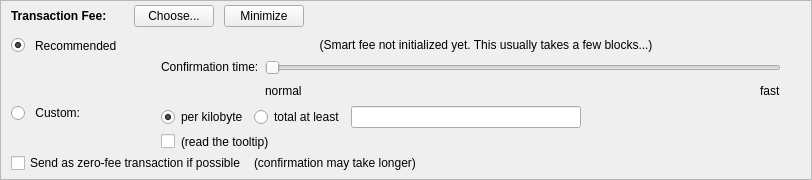
    <widget class="QFrame" name="frameFee">
     <property name="sizePolicy">
      <sizepolicy hsizetype="Expanding" vsizetype="Expanding">
       <horstretch>0</horstretch>
       <verstretch>0</verstretch>
      </sizepolicy>
     </property>
     <property name="maximumSize">
      <size>
       <width>16777215</width>
       <height>16777215</height>
      </size>
     </property>
     <property name="frameShape">
      <enum>QFrame::StyledPanel</enum>
     </property>
     <property name="frameShadow">
      <enum>QFrame::Sunken</enum>
     </property>
     <layout class="QVBoxLayout" name="verticalLayoutFee1">
      <property name="spacing">
       <number>0</number>
      </property>
      <property name="leftMargin">
       <number>0</number>
      </property>
      <property name="topMargin">
       <number>0</number>
      </property>
      <property name="rightMargin">
       <number>0</number>
      </property>
      <property name="bottomMargin">
       <number>0</number>
      </property>
      <item>
       <layout class="QVBoxLayout" name="verticalLayoutFee2" stretch="0,0,0">
        <property name="spacing">
         <number>0</number>
        </property>
        <property name="leftMargin">
         <number>10</number>
        </property>
        <property name="topMargin">
         <number>0</number>
        </property>
        <item>
         <layout class="QHBoxLayout" name="horizontalLayoutFee1">
          <property name="bottomMargin">
           <number>0</number>
          </property>
          <item>
           <layout class="QVBoxLayout" name="verticalLayoutFee7">
            <property name="spacing">
             <number>0</number>
            </property>
            <item>
             <spacer name="verticalSpacerSmartFee">
              <property name="orientation">
               <enum>Qt::Vertical</enum>
              </property>
              <property name="sizeType">
               <enum>QSizePolicy::Fixed</enum>
              </property>
              <property name="sizeHint" stdset="0">
               <size>
                <width>1</width>
                <height>4</height>
               </size>
              </property>
             </spacer>
            </item>
            <item>
             <layout class="QHBoxLayout" name="horizontalLayoutSmartFee">
              <property name="spacing">
               <number>10</number>
              </property>
              <item>
               <widget class="QLabel" name="labelFeeHeadline">
                <property name="sizePolicy">
                 <sizepolicy hsizetype="Preferred" vsizetype="Maximum">
                  <horstretch>0</horstretch>
                  <verstretch>0</verstretch>
                 </sizepolicy>
                </property>
                <property name="font">
                 <font>
                  <weight>75</weight>
                  <bold>true</bold>
                 </font>
                </property>
                <property name="styleSheet">
                 <string notr="true">font-weight:bold;</string>
                </property>
                <property name="text">
                 <string>Transaction Fee:</string>
                </property>
               </widget>
              </item>
              <item>
               <widget class="QLabel" name="labelFeeMinimized">
                <property name="text">
                 <string/>
                </property>
               </widget>
              </item>
              <item>
               <widget class="QPushButton" name="buttonChooseFee">
                <property name="text">
                 <string>Choose...</string>
                </property>
               </widget>
              </item>
              <item>
               <widget class="QPushButton" name="buttonMinimizeFee">
                <property name="toolTip">
                 <string>collapse fee-settings</string>
                </property>
                <property name="text">
                 <string>Minimize</string>
                </property>
               </widget>
              </item>
             </layout>
            </item>
            <item>
             <spacer name="verticalSpacer_5">
              <property name="orientation">
               <enum>Qt::Vertical</enum>
              </property>
              <property name="sizeHint" stdset="0">
               <size>
                <width>1</width>
                <height>1</height>
               </size>
              </property>
             </spacer>
            </item>
           </layout>
          </item>
          <item>
           <spacer name="horizontalSpacer_4">
            <property name="orientation">
             <enum>Qt::Horizontal</enum>
            </property>
            <property name="sizeHint" stdset="0">
             <size>
              <width>40</width>
              <height>20</height>
             </size>
            </property>
           </spacer>
          </item>
         </layout>
        </item>
        <item>
         <widget class="QFrame" name="frameFeeSelection">
          <layout class="QVBoxLayout" name="verticalLayoutFee12">
           <property name="spacing">
            <number>0</number>
           </property>
           <property name="leftMargin">
            <number>0</number>
           </property>
           <property name="topMargin">
            <number>0</number>
           </property>
           <property name="rightMargin">
            <number>0</number>
           </property>
           <property name="bottomMargin">
            <number>0</number>
           </property>
           <item>
            <layout class="QGridLayout" name="gridLayoutFee">
             <property name="topMargin">
              <number>10</number>
             </property>
             <property name="bottomMargin">
              <number>4</number>
             </property>
             <property name="horizontalSpacing">
              <number>10</number>
             </property>
             <property name="verticalSpacing">
              <number>4</number>
             </property>
             <item row="2" column="4">
              <layout class="QVBoxLayout" name="verticalLayoutFee8">
               <property name="spacing">
                <number>6</number>
               </property>
               <item>
                <layout class="QHBoxLayout" name="horizontalLayoutFee13">
                 <item>
                  <widget class="QRadioButton" name="radioCustomPerKilobyte">
                   <property name="toolTip">
                    <string>If the custom fee is set to 1000 uTrendos and the transaction is only 250 bytes, then &quot;per kilobyte&quot; only pays 250 uTrendos in fee,&lt;br /&gt;while &quot;at least&quot; pays 1000 uTrendos. For transactions bigger than a kilobyte both pay by kilobyte.</string>
                   </property>
                   <property name="text">
                    <string>per kilobyte</string>
                   </property>
                   <property name="checked">
                    <bool>true</bool>
                   </property>
                   <attribute name="buttonGroup">
                    <string notr="true">groupCustomFee</string>
                   </attribute>
                  </widget>
                 </item>
                 <item>
                  <widget class="QRadioButton" name="radioCustomAtLeast">
                   <property name="toolTip">
                    <string>If the custom fee is set to 1000 uTrendos and the transaction is only 250 bytes, then &quot;per kilobyte&quot; only pays 250 uTrendos in fee,&lt;br /&gt;while &quot;total at least&quot; pays 1000 uTrendos. For transactions bigger than a kilobyte both pay by kilobyte.</string>
                   </property>
                   <property name="text">
                    <string>total at least</string>
                   </property>
                   <attribute name="buttonGroup">
                    <string notr="true">groupCustomFee</string>
                   </attribute>
                  </widget>
                 </item>
                 <item>
                  <widget class="BitcoinAmountField" name="customFee"/>
                 </item>
                 <item>
                  <spacer name="horizontalSpacer_6">
                   <property name="orientation">
                    <enum>Qt::Horizontal</enum>
                   </property>
                   <property name="sizeHint" stdset="0">
                    <size>
                     <width>1</width>
                     <height>1</height>
                    </size>
                   </property>
                  </spacer>
                 </item>
                </layout>
               </item>
               <item>
                <layout class="QHBoxLayout" name="horizontalLayoutFee8">
                 <item>
                  <widget class="QCheckBox" name="checkBoxMinimumFee">
                   <property name="toolTip">
                    <string>Paying only the minimum fee is just fine as long as there is less transaction volume than space in the blocks.&lt;br /&gt;But be aware that this can end up in a never confirming transaction once there is more demand for Trendo transactions than the network can process.</string>
                   </property>
                   <property name="text">
                    <string/>
                   </property>
                  </widget>
                 </item>
                 <item>
                  <widget class="QLabel" name="labelMinFeeWarning">
                   <property name="enabled">
                    <bool>true</bool>
                   </property>
                   <property name="toolTip">
                    <string>Paying only the minimum fee is just fine as long as there is less transaction volume than space in the blocks.&lt;br /&gt;But be aware that this can end up in a never confirming transaction once there is more demand for Trendo transactions than the network can process.</string>
                   </property>
                   <property name="text">
                    <string>(read the tooltip)</string>
                   </property>
                   <property name="margin">
                    <number>5</number>
                   </property>
                  </widget>
                 </item>
                 <item>
                  <spacer name="horizontalSpacer_2">
                   <property name="orientation">
                    <enum>Qt::Horizontal</enum>
                   </property>
                   <property name="sizeHint" stdset="0">
                    <size>
                     <width>1</width>
                     <height>1</height>
                    </size>
                   </property>
                  </spacer>
                 </item>
                </layout>
               </item>
              </layout>
             </item>
             <item row="1" column="0">
              <layout class="QVBoxLayout" name="verticalLayoutFee4" stretch="1">
               <item>
                <spacer name="verticalSpacer_2">
                 <property name="orientation">
                  <enum>Qt::Vertical</enum>
                 </property>
                 <property name="sizeHint" stdset="0">
                  <size>
                   <width>1</width>
                   <height>1</height>
                  </size>
                 </property>
                </spacer>
               </item>
              </layout>
             </item>
             <item row="2" column="0">
              <layout class="QVBoxLayout" name="verticalLayoutFee9" stretch="0,1">
               <item>
                <widget class="QRadioButton" name="radioCustomFee">
                 <property name="text">
                  <string/>
                 </property>
                 <attribute name="buttonGroup">
                  <string notr="true">groupFee</string>
                 </attribute>
                </widget>
               </item>
               <item>
                <spacer name="verticalSpacer_6">
                 <property name="orientation">
                  <enum>Qt::Vertical</enum>
                 </property>
                 <property name="sizeHint" stdset="0">
                  <size>
                   <width>1</width>
                   <height>1</height>
                  </size>
                 </property>
                </spacer>
               </item>
              </layout>
             </item>
             <item row="1" column="4">
              <layout class="QVBoxLayout" name="verticalLayoutFee3" stretch="0,0,1">
               <property name="spacing">
                <number>6</number>
               </property>
               <property name="topMargin">
                <number>2</number>
               </property>
               <item>
                <layout class="QHBoxLayout" name="horizontalLayoutFee12">
                 <item>
                  <spacer name="horizontalSpacer_5">
                   <property name="orientation">
                    <enum>Qt::Horizontal</enum>
                   </property>
                   <property name="sizeHint" stdset="0">
                    <size>
                     <width>1</width>
                     <height>1</height>
                    </size>
                   </property>
                  </spacer>
                 </item>
                </layout>
               </item>
               <item>
                <layout class="QHBoxLayout" name="horizontalLayoutFee9">
                 <item>
                  <layout class="QVBoxLayout" name="verticalLayoutFee6">
                   <item>
                    <widget class="QLabel" name="labelSmartFee3">
                     <property name="text">
                      <string>Confirmation time:</string>
                     </property>
                     <property name="margin">
                      <number>2</number>
                     </property>
                    </widget>
                   </item>
                   <item>
                    <spacer name="verticalSpacer_3">
                     <property name="orientation">
                      <enum>Qt::Vertical</enum>
                     </property>
                     <property name="sizeHint" stdset="0">
                      <size>
                       <width>1</width>
                       <height>1</height>
                      </size>
                     </property>
                    </spacer>
                   </item>
                  </layout>
                 </item>
                 <item>
                  <layout class="QVBoxLayout" name="verticalLayoutFee5">
                   <property name="rightMargin">
                    <number>30</number>
                   </property>
                   <item>
                    <widget class="QSlider" name="sliderSmartFee">
                     <property name="minimum">
                      <number>0</number>
                     </property>
                     <property name="maximum">
                      <number>24</number>
                     </property>
                     <property name="pageStep">
                      <number>1</number>
                     </property>
                     <property name="value">
                      <number>0</number>
                     </property>
                     <property name="orientation">
                      <enum>Qt::Horizontal</enum>
                     </property>
                     <property name="invertedAppearance">
                      <bool>false</bool>
                     </property>
                     <property name="invertedControls">
                      <bool>false</bool>
                     </property>
                     <property name="tickPosition">
                      <enum>QSlider::NoTicks</enum>
                     </property>
                    </widget>
                   </item>
                   <item>
                    <layout class="QHBoxLayout" name="horizontalLayoutFee10">
                     <item>
                      <widget class="QLabel" name="labelSmartFeeNormal">
                       <property name="text">
                        <string>normal</string>
                       </property>
                      </widget>
                     </item>
                     <item>
                      <spacer name="horizontalSpacer_3">
                       <property name="orientation">
                        <enum>Qt::Horizontal</enum>
                       </property>
                       <property name="sizeHint" stdset="0">
                        <size>
                         <width>40</width>
                         <height>20</height>
                        </size>
                       </property>
                      </spacer>
                     </item>
                     <item>
                      <widget class="QLabel" name="labelSmartFeeFast">
                       <property name="text">
                        <string>fast</string>
                       </property>
                      </widget>
                     </item>
                    </layout>
                   </item>
                  </layout>
                 </item>
                </layout>
               </item>
               <item>
                <spacer name="verticalSpacer_4">
                 <property name="orientation">
                  <enum>Qt::Vertical</enum>
                 </property>
                 <property name="sizeHint" stdset="0">
                  <size>
                   <width>1</width>
                   <height>1</height>
                  </size>
                 </property>
                </spacer>
               </item>
              </layout>
             </item>
             <item row="0" column="1">
              <widget class="QLabel" name="labelSmartFee_2">
               <property name="text">
                <string>Recommended</string>
               </property>
              </widget>
             </item>
             <item row="0" column="0">
              <widget class="QRadioButton" name="radioSmartFee">
               <property name="text">
                <string/>
               </property>
               <property name="checked">
                <bool>true</bool>
               </property>
               <attribute name="buttonGroup">
                <string notr="true">groupFee</string>
               </attribute>
              </widget>
             </item>
             <item row="2" column="1" alignment="Qt::AlignLeft">
              <widget class="QLabel" name="labelCustomFee">
               <property name="enabled">
                <bool>true</bool>
               </property>
               <property name="text">
                <string>Custom:</string>
               </property>
               <property name="alignment">
                <set>Qt::AlignRight|Qt::AlignTop|Qt::AlignTrailing</set>
               </property>
              </widget>
             </item>
             <item row="0" column="2">
              <widget class="QLabel" name="labelSmartFee">
               <property name="text">
                <string/>
               </property>
               <property name="margin">
                <number>2</number>
               </property>
              </widget>
             </item>
             <item row="0" column="3">
              <widget class="QLabel" name="labelFeeEstimation">
               <property name="text">
                <string/>
               </property>
              </widget>
             </item>
             <item row="0" column="4">
              <widget class="QLabel" name="labelSmartFee2">
               <property name="text">
                <string>(Smart fee not initialized yet. This usually takes a few blocks...)</string>
               </property>
               <property name="alignment">
                <set>Qt::AlignHCenter</set>
               </property>
               <property name="wordWrap">
                <bool>true</bool>
               </property>
               <property name="margin">
                <number>2</number>
               </property>
              </widget>
             </item>
            </layout>
           </item>
           <item>
            <layout class="QHBoxLayout" name="horizontalLayoutFee5" stretch="0,0,0">
             <property name="spacing">
              <number>8</number>
             </property>
             <property name="bottomMargin">
              <number>4</number>
             </property>
             <item>
              <widget class="QCheckBox" name="checkBoxFreeTx">
               <property name="text">
                <string>Send as zero-fee transaction if possible</string>
               </property>
              </widget>
             </item>
             <item>
              <widget class="QLabel" name="labelFreeTx">
               <property name="text">
                <string>(confirmation may take longer)</string>
               </property>
               <property name="margin">
                <number>5</number>
               </property>
              </widget>
             </item>
             <item>
              <spacer name="horizontalSpacerFee5">
               <property name="orientation">
                <enum>Qt::Horizontal</enum>
               </property>
               <property name="sizeHint" stdset="0">
                <size>
                 <width>1</width>
                 <height>1</height>
                </size>
               </property>
              </spacer>
             </item>
            </layout>
           </item>
           <item>
            <spacer name="verticalSpacerFee2">
             <property name="orientation">
              <enum>Qt::Vertical</enum>
             </property>
             <property name="sizeHint" stdset="0">
              <size>
               <width>1</width>
               <height>1</height>
              </size>
             </property>
            </spacer>
           </item>
          </layout>
         </widget>
        </item>
        <item>
         <spacer name="verticalSpacerFee">
          <property name="orientation">
           <enum>Qt::Vertical</enum>
          </property>
          <property name="sizeHint" stdset="0">
           <size>
            <width>800</width>
            <height>1</height>
           </size>
          </property>
         </spacer>
        </item>
       </layout>
      </item>
     </layout>
    </widget>
